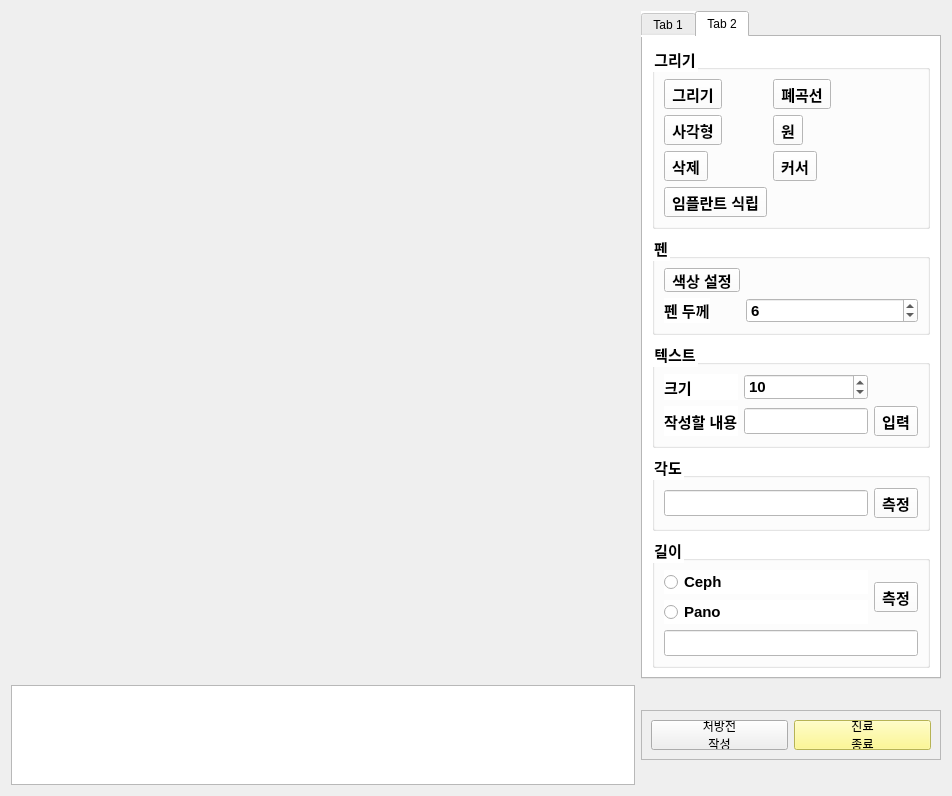
<?xml version="1.0" encoding="UTF-8"?>
<ui version="4.0">
 <class>ImageAlbum</class>
 <widget class="QWidget" name="ImageAlbum">
  <property name="geometry">
   <rect>
    <x>0</x>
    <y>0</y>
    <width>952</width>
    <height>654</height>
   </rect>
  </property>
  <property name="cursor">
   <cursorShape>ArrowCursor</cursorShape>
  </property>
  <property name="mouseTracking">
   <bool>false</bool>
  </property>
  <property name="focusPolicy">
   <enum>Qt::NoFocus</enum>
  </property>
  <property name="windowTitle">
   <string>Form</string>
  </property>
  <layout class="QGridLayout" name="gridLayout_2">
   <item row="1" column="0">
    <widget class="QListWidget" name="listWidget">
     <property name="minimumSize">
      <size>
       <width>600</width>
       <height>100</height>
      </size>
     </property>
     <property name="maximumSize">
      <size>
       <width>1000</width>
       <height>100</height>
      </size>
     </property>
     <property name="baseSize">
      <size>
       <width>600</width>
       <height>80</height>
      </size>
     </property>
     <property name="verticalScrollBarPolicy">
      <enum>Qt::ScrollBarAsNeeded</enum>
     </property>
     <property name="horizontalScrollBarPolicy">
      <enum>Qt::ScrollBarAlwaysOff</enum>
     </property>
     <property name="iconSize">
      <size>
       <width>120</width>
       <height>80</height>
      </size>
     </property>
     <property name="flow">
      <enum>QListView::LeftToRight</enum>
     </property>
     <property name="resizeMode">
      <enum>QListView::Adjust</enum>
     </property>
     <property name="viewMode">
      <enum>QListView::IconMode</enum>
     </property>
    </widget>
   </item>
   <item row="1" column="1">
    <widget class="QFrame" name="frame_3">
     <property name="maximumSize">
      <size>
       <width>16777215</width>
       <height>50</height>
      </size>
     </property>
     <property name="frameShape">
      <enum>QFrame::StyledPanel</enum>
     </property>
     <property name="frameShadow">
      <enum>QFrame::Raised</enum>
     </property>
     <layout class="QGridLayout" name="gridLayout_8">
      <item row="0" column="0">
       <widget class="QPushButton" name="Prescription">
        <property name="text">
         <string>처방전
작성</string>
        </property>
       </widget>
      </item>
      <item row="0" column="1">
       <widget class="QPushButton" name="EndTreatment">
        <property name="styleSheet">
         <string notr="true">QPushButton {background-color: rgb(255, 250, 117)}</string>
        </property>
        <property name="text">
         <string>진료
종료</string>
        </property>
       </widget>
      </item>
     </layout>
    </widget>
   </item>
   <item row="0" column="0">
    <layout class="QGridLayout" name="gridLayout"/>
   </item>
   <item row="0" column="1">
    <widget class="QTabWidget" name="tabWidget">
     <property name="maximumSize">
      <size>
       <width>300</width>
       <height>16777215</height>
      </size>
     </property>
     <property name="styleSheet">
      <string notr="true">background-color: rgb(255, 255, 255);
</string>
     </property>
     <property name="currentIndex">
      <number>1</number>
     </property>
     <widget class="QWidget" name="tab">
      <attribute name="title">
       <string>Tab 1</string>
      </attribute>
      <layout class="QFormLayout" name="formLayout_2">
       <item row="1" column="0">
        <widget class="QToolButton" name="ZoomIn">
         <property name="text">
          <string>줌인</string>
         </property>
        </widget>
       </item>
       <item row="1" column="1">
        <widget class="QToolButton" name="ZoomOut">
         <property name="text">
          <string>줌아웃</string>
         </property>
        </widget>
       </item>
       <item row="2" column="0">
        <widget class="QToolButton" name="LeftRotate">
         <property name="text">
          <string>좌회전</string>
         </property>
        </widget>
       </item>
       <item row="2" column="1">
        <widget class="QToolButton" name="RightRotate">
         <property name="text">
          <string>우회전</string>
         </property>
        </widget>
       </item>
       <item row="3" column="0">
        <widget class="QToolButton" name="Sharpening">
         <property name="text">
          <string>샤프닝</string>
         </property>
        </widget>
       </item>
       <item row="3" column="1">
        <widget class="QToolButton" name="HistEqual">
         <property name="text">
          <string>히스토그램 평활화</string>
         </property>
        </widget>
       </item>
       <item row="4" column="0">
        <widget class="QToolButton" name="Blur">
         <property name="text">
          <string>블러</string>
         </property>
        </widget>
       </item>
       <item row="4" column="1">
        <widget class="QToolButton" name="Reverse">
         <property name="text">
          <string>반전</string>
         </property>
        </widget>
       </item>
       <item row="5" column="0">
        <widget class="QToolButton" name="VReverse">
         <property name="text">
          <string>좌우 반전</string>
         </property>
        </widget>
       </item>
       <item row="5" column="1">
        <widget class="QToolButton" name="HReverse">
         <property name="text">
          <string>상하 반전</string>
         </property>
        </widget>
       </item>
       <item row="7" column="0">
        <widget class="QLabel" name="label">
         <property name="text">
          <string>밝기</string>
         </property>
         <property name="buddy">
          <cstring>horizontalSlider</cstring>
         </property>
        </widget>
       </item>
       <item row="7" column="1">
        <widget class="QSlider" name="horizontalSlider">
         <property name="minimum">
          <number>-50</number>
         </property>
         <property name="maximum">
          <number>50</number>
         </property>
         <property name="orientation">
          <enum>Qt::Horizontal</enum>
         </property>
         <property name="tickPosition">
          <enum>QSlider::TicksBelow</enum>
         </property>
        </widget>
       </item>
       <item row="8" column="0">
        <widget class="QLabel" name="label_2">
         <property name="text">
          <string>대비</string>
         </property>
         <property name="buddy">
          <cstring>Contrast</cstring>
         </property>
        </widget>
       </item>
       <item row="8" column="1">
        <widget class="QDoubleSpinBox" name="Contrast">
         <property name="maximum">
          <double>5.000000000000000</double>
         </property>
         <property name="singleStep">
          <double>0.200000000000000</double>
         </property>
         <property name="value">
          <double>1.000000000000000</double>
         </property>
        </widget>
       </item>
       <item row="0" column="0">
        <widget class="QToolButton" name="OrigImage">
         <property name="text">
          <string>원본</string>
         </property>
        </widget>
       </item>
       <item row="0" column="1">
        <widget class="QToolButton" name="Laser">
         <property name="text">
          <string>레이저</string>
         </property>
        </widget>
       </item>
       <item row="6" column="0">
        <widget class="QToolButton" name="Capture">
         <property name="text">
          <string>캡처</string>
         </property>
        </widget>
       </item>
      </layout>
     </widget>
     <widget class="QWidget" name="tab_2">
      <attribute name="title">
       <string>Tab 2</string>
      </attribute>
      <layout class="QGridLayout" name="gridLayout_5">
       <item row="0" column="0">
        <widget class="QGroupBox" name="groupBox_5">
         <property name="font">
          <font>
           <pointsize>11</pointsize>
           <bold>true</bold>
          </font>
         </property>
         <property name="title">
          <string>그리기</string>
         </property>
         <layout class="QFormLayout" name="formLayout">
          <item row="0" column="0">
           <widget class="QToolButton" name="Lines">
            <property name="text">
             <string>그리기</string>
            </property>
           </widget>
          </item>
          <item row="0" column="1">
           <widget class="QToolButton" name="Freehand">
            <property name="text">
             <string>폐곡선</string>
            </property>
           </widget>
          </item>
          <item row="1" column="0">
           <widget class="QToolButton" name="Rectangle">
            <property name="text">
             <string>사각형</string>
            </property>
           </widget>
          </item>
          <item row="1" column="1">
           <widget class="QToolButton" name="Ellipse">
            <property name="text">
             <string>원</string>
            </property>
           </widget>
          </item>
          <item row="2" column="0">
           <widget class="QToolButton" name="Delete">
            <property name="text">
             <string>삭제</string>
            </property>
            <property name="shortcut">
             <string>Del</string>
            </property>
           </widget>
          </item>
          <item row="2" column="1">
           <widget class="QToolButton" name="Cursor">
            <property name="text">
             <string>커서</string>
            </property>
           </widget>
          </item>
          <item row="3" column="0">
           <widget class="QToolButton" name="Implant">
            <property name="text">
             <string>임플란트 식립</string>
            </property>
           </widget>
          </item>
         </layout>
        </widget>
       </item>
       <item row="1" column="0">
        <widget class="QGroupBox" name="groupBox_4">
         <property name="maximumSize">
          <size>
           <width>16777215</width>
           <height>100</height>
          </size>
         </property>
         <property name="font">
          <font>
           <pointsize>11</pointsize>
           <bold>true</bold>
          </font>
         </property>
         <property name="title">
          <string>펜</string>
         </property>
         <layout class="QFormLayout" name="formLayout_3">
          <item row="0" column="0">
           <widget class="QToolButton" name="Brush">
            <property name="text">
             <string>색상 설정</string>
            </property>
           </widget>
          </item>
          <item row="1" column="0">
           <widget class="QLabel" name="label_3">
            <property name="font">
             <font>
              <pointsize>11</pointsize>
              <bold>true</bold>
             </font>
            </property>
            <property name="text">
             <string>펜 두께</string>
            </property>
            <property name="buddy">
             <cstring>Thickness</cstring>
            </property>
           </widget>
          </item>
          <item row="1" column="1">
           <widget class="QSpinBox" name="Thickness">
            <property name="value">
             <number>6</number>
            </property>
           </widget>
          </item>
         </layout>
        </widget>
       </item>
       <item row="2" column="0">
        <widget class="QGroupBox" name="groupBox">
         <property name="font">
          <font>
           <pointsize>11</pointsize>
           <bold>true</bold>
          </font>
         </property>
         <property name="title">
          <string>텍스트</string>
         </property>
         <layout class="QGridLayout" name="gridLayout_4">
          <item row="1" column="0">
           <widget class="QLabel" name="label_4">
            <property name="font">
             <font>
              <pointsize>11</pointsize>
              <bold>true</bold>
             </font>
            </property>
            <property name="text">
             <string>작성할 내용</string>
            </property>
            <property name="buddy">
             <cstring>lineEdit</cstring>
            </property>
           </widget>
          </item>
          <item row="0" column="1">
           <widget class="QSpinBox" name="Fontsize">
            <property name="value">
             <number>10</number>
            </property>
           </widget>
          </item>
          <item row="1" column="1">
           <widget class="QLineEdit" name="lineEdit">
            <property name="toolTip">
             <string/>
            </property>
            <property name="text">
             <string/>
            </property>
            <property name="placeholderText">
             <string notr="true"/>
            </property>
           </widget>
          </item>
          <item row="0" column="0">
           <widget class="QLabel" name="label_5">
            <property name="font">
             <font>
              <pointsize>11</pointsize>
              <bold>true</bold>
             </font>
            </property>
            <property name="text">
             <string>크기</string>
            </property>
            <property name="buddy">
             <cstring>Fontsize</cstring>
            </property>
           </widget>
          </item>
          <item row="1" column="2">
           <widget class="QToolButton" name="TextBox">
            <property name="text">
             <string>입력</string>
            </property>
           </widget>
          </item>
         </layout>
        </widget>
       </item>
       <item row="3" column="0">
        <widget class="QGroupBox" name="groupBox_3">
         <property name="maximumSize">
          <size>
           <width>16777215</width>
           <height>80</height>
          </size>
         </property>
         <property name="font">
          <font>
           <pointsize>11</pointsize>
           <bold>true</bold>
          </font>
         </property>
         <property name="title">
          <string>각도</string>
         </property>
         <layout class="QGridLayout" name="gridLayout_6">
          <item row="0" column="0">
           <widget class="QLineEdit" name="AngleResult"/>
          </item>
          <item row="0" column="1">
           <widget class="QToolButton" name="Angle">
            <property name="text">
             <string>측정</string>
            </property>
           </widget>
          </item>
         </layout>
        </widget>
       </item>
       <item row="4" column="0">
        <widget class="QGroupBox" name="groupBox_2">
         <property name="font">
          <font>
           <pointsize>11</pointsize>
           <bold>true</bold>
          </font>
         </property>
         <property name="title">
          <string>길이</string>
         </property>
         <layout class="QGridLayout" name="gridLayout_3">
          <item row="0" column="1" rowspan="2">
           <widget class="QToolButton" name="LengthMeasurement">
            <property name="text">
             <string>측정</string>
            </property>
           </widget>
          </item>
          <item row="1" column="0">
           <widget class="QRadioButton" name="Pano">
            <property name="text">
             <string>Pano</string>
            </property>
           </widget>
          </item>
          <item row="2" column="0" colspan="2">
           <widget class="QLineEdit" name="LengthResult"/>
          </item>
          <item row="0" column="0">
           <widget class="QRadioButton" name="Ceph">
            <property name="text">
             <string>Ceph</string>
            </property>
           </widget>
          </item>
         </layout>
        </widget>
       </item>
      </layout>
     </widget>
    </widget>
   </item>
  </layout>
 </widget>
 <resources/>
 <connections/>
</ui>
